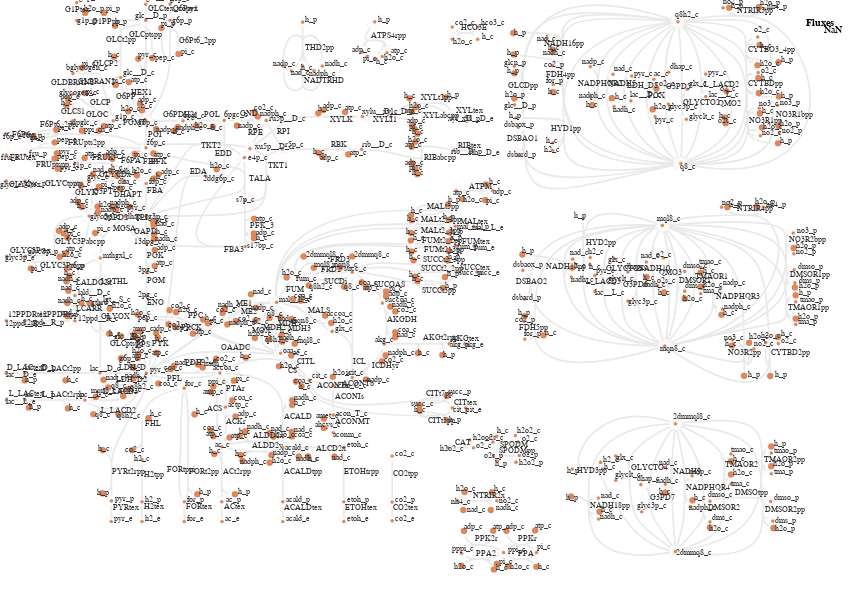

Write a Vega-Lite specification for this figure.
### Vega specification from a JSON file in a GitHub repository (floating-point values rounded to 4 significant figures; data arrays with more than 128 entries replaced by an {"elided": "..."} marker saying what was removed)
{"$schema": "https://vega.github.io/schema/vega/v5.json", "width": 860, "height": 589.5, "padding": 0, "autosize": "none", "signals": [{"name": "mapMaxX", "value": 800}, {"name": "mapMaxY", "value": 569.5}, {"name": "legendWidth", "value": 40}, {"name": "legendPadding", "value": 20}, {"name": "signalHeight", "value": 20}, {"name": "signalPadding", "value": 0}, {"name": "metaboliteStrokeWidthData", "value": 0.1877}, {"name": "reactionStrokeWidthData", "value": 1.69}, {"name": "arrowHeadStrokeWidthData", "value": 0.09387}, {"name": "metaboliteFill", "value": "#e0885c"}, {"name": "metaboliteStroke", "value": "#a34610"}, {"name": "metaboliteLightFill", "value": "#F0C4AE"}, {"name": "metaboliteLightStroke", "value": "#D1A388"}, {"name": "labelColor", "value": "#333333"}, {"name": "reverseArrowHeadStrokeColor", "value": "#E9E9E9"}, {"name": "reverseArrowHeadFillColor", "value": "#ffffff"}, {"name": "hiddenColor", "value": "#E9E9E9"}, {"name": "Metabolite_labels", "value": true, "bind": {"input": "checkbox"}}, {"name": "Reaction_labels", "value": true, "bind": {"input": "checkbox"}}, {"name": "mapMaxWidth", "update": "width - legendWidth - legendPadding"}, {"name": "mapMaxHeight", "update": "height - signalHeight - signalPadding"}, {"name": "mapSize", "update": "mapMaxX / mapMaxWidth >  mapMaxY / mapMaxHeight ? [mapMaxWidth, mapMaxWidth / mapMaxX * mapMaxY] : [mapMaxHeight / mapMaxY * mapMaxX, mapMaxHeight]"}, {"name": "mapWidth", "update": "mapSize[0]"}, {"name": "mapHeight", "update": "mapSize[1]"}, {"name": "mapX", "update": "(mapMaxWidth - mapWidth)/2"}, {"name": "mapY", "update": "(mapMaxHeight - mapHeight)/2"}, {"name": "xrange", "update": "[mapX, mapWidth + mapX]"}, {"name": "yrange", "update": "[mapY, mapHeight + mapY]"}, {"name": "down", "value": null, "on": [{"events": "touchend", "update": "null"}, {"events": "mousedown, touchstart", "update": "xy()"}]}, {"name": "xcur", "value": null, "on": [{"events": "mousedown, touchstart, touchend", "update": "slice(xdom)"}]}, {"name": "ycur", "value": null, "on": [{"events": "mousedown, touchstart, touchend", "update": "slice(ydom)"}]}, {"name": "delta", "value": [0, 0], "on": [{"events": [{"source": "window", "type": "mousemove", "consume": true, "between": [{"type": "mousedown"}, {"source": "window", "type": "mouseup"}]}, {"type": "touchmove", "consume": true, "filter": "event.touches.length === 1"}], "update": "down ? [down[0]-x(), down[1]-y()] : [0,0]"}]}, {"name": "anchor", "value": [0, 0], "on": [{"events": "wheel", "update": "[invert('positionXScale', x()), invert('positionYScale', y())]"}, {"events": {"type": "touchstart", "filter": "event.touches.length===2"}, "update": "[(xdom[0] + xdom[1]) / 2, (ydom[0] + ydom[1]) / 2]"}]}, {"name": "zoom", "value": 1, "on": [{"events": "wheel!", "force": true, "update": "pow(1.001, event.deltaY * pow(16, event.deltaMode))"}, {"events": {"signal": "dist2"}, "force": true, "update": "dist1 / dist2"}]}, {"name": "dist1", "value": 0, "on": [{"events": {"type": "touchstart", "filter": "event.touches.length===2"}, "update": "pinchDistance(event)"}, {"events": {"signal": "dist2"}, "update": "dist2"}]}, {"name": "dist2", "value": 0, "on": [{"events": {"type": "touchmove", "consume": true, "filter": "event.touches.length===2"}, "update": "pinchDistance(event)"}]}, {"name": "xdom", "update": "slice([0, mapMaxX])", "on": [{"events": {"signal": "delta"}, "update": "[xcur[0] + span(xcur) * delta[0] / mapWidth, xcur[1] + span(xcur) * delta[0] / mapWidth]"}, {"events": {"signal": "zoom"}, "update": "[anchor[0] + (xdom[0] - anchor[0]) * zoom, anchor[0] + (xdom[1] - anchor[0]) * zoom]"}]}, {"name": "ydom", "update": "slice([0, mapMaxY])", "on": [{"events": {"signal": "delta"}, "update": "[ycur[0] + span(ycur) * delta[1] / mapHeight, ycur[1] + span(ycur) * delta[1] / mapHeight]"}, {"events": {"signal": "zoom"}, "update": "[anchor[1] + (ydom[0] - anchor[1]) * zoom, anchor[1] + (ydom[1] - anchor[1]) * zoom]"}]}, {"name": "currentZoom", "update": "(xrange[1] - xrange[0]) / (xdom[1] - xdom[0])"}, {"name": "hover", "value": null, "on": [{"events": "*:mouseover", "update": "item().datum"}, {"events": "*:mouseout", "update": "null"}]}], "data": [{"name": "metabolites", "values": {"elided": "543 records"}}, {"name": "reactionSegmentCoordinates", "values": {"elided": "1149 records"}}, {"name": "reactionArrowHeadCoordinates", "values": {"elided": "840 records"}}, {"name": "reactionLabels", "values": {"elided": "205 records"}}, {"sedmlUri": ["simulation.sedml", "reaction_fluxes"], "name": "reactionFluxes"}, {"name": "metabolitesScaled", "source": "metabolites", "transform": [{"type": "formula", "expr": "datum.biggId + ': ' + datum.name", "as": "idName"}, {"type": "formula", "expr": "scale('positionXScale', datum.x)", "as": "xScaled"}, {"type": "formula", "expr": "scale('positionYScale', datum.y)", "as": "yScaled"}, {"type": "formula", "expr": "datum.size * currentZoom", "as": "sizeScaled"}, {"type": "formula", "expr": "metaboliteStrokeWidthData * currentZoom", "as": "strokeWidthScaled"}, {"type": "formula", "expr": "hover ? (hover.id == datum.id ? metaboliteFill : (indexof(hover.metaboliteIds, datum.id) >= 0 ? metaboliteFill : (indexof(hover.relatedMetaboliteIds, datum.id) >= 0 ? metaboliteLightFill : hiddenColor))) : metaboliteFill", "as": "fill"}, {"type": "formula", "expr": "hover ? (hover.id == datum.id ? metaboliteStroke : (indexof(hover.metaboliteIds, datum.id) >= 0 ? metaboliteStroke : (indexof(hover.relatedMetaboliteIds, datum.id) >= 0 ? metaboliteLightStroke : hiddenColor))) : metaboliteStroke", "as": "stroke"}]}, {"name": "metaboliteLabelsVisibleScaled", "source": "metabolites", "transform": [{"type": "filter", "expr": "Metabolite_labels"}, {"type": "formula", "expr": "scale('positionXScale', datum.labelX)", "as": "labelXScaled"}, {"type": "formula", "expr": "scale('positionYScale', datum.labelY)", "as": "labelYScaled"}, {"type": "formula", "expr": "8 * currentZoom", "as": "fontSizeScaled"}, {"type": "formula", "expr": "hover ? (hover.id == datum.id ? labelColor : (indexof(hover.metaboliteIds, datum.id) >= 0 ? labelColor : (indexof(hover.relatedMetaboliteIds, datum.id) >= 0 ? labelColor : hiddenColor))) : labelColor", "as": "fill"}]}, {"name": "reactionAbsFluxes", "source": "reactionFluxes", "transform": [{"type": "formula", "expr": "datum.values[0]", "as": "flux"}, {"type": "formula", "expr": "abs(datum.flux)", "as": "absFlux"}]}, {"name": "reactionSegmentPathsAndFluxesScaled", "source": "reactionSegmentCoordinates", "transform": [{"type": "lookup", "from": "reactionAbsFluxes", "key": "label", "fields": ["biggId"], "values": ["flux", "absFlux"], "as": ["flux", "absFlux"]}, {"type": "formula", "expr": "datum.biggId + ': ' + datum.name + ' (' + (datum.flux == 0 ? '0' : format(datum.flux / floor(log(datum.absFlux)/LN10), '.3') + ' x 10^' + toString(floor(log(datum.absFlux)/LN10))) + ')'", "as": "idNameFlux"}, {"type": "formula", "expr": "[datum.id]", "as": "reactionIds"}, {"type": "formula", "expr": "scale('positionXScale', datum.x0)", "as": "x0Scaled"}, {"type": "formula", "expr": "scale('positionYScale', datum.y0)", "as": "y0Scaled"}, {"type": "formula", "expr": "scale('positionXScale', datum.x1)", "as": "x1Scaled"}, {"type": "formula", "expr": "scale('positionYScale', datum.y1)", "as": "y1Scaled"}, {"type": "formula", "expr": "scale('positionXScale', datum.x2)", "as": "x2Scaled"}, {"type": "formula", "expr": "scale('positionYScale', datum.y2)", "as": "y2Scaled"}, {"type": "formula", "expr": "scale('positionXScale', datum.x3)", "as": "x3Scaled"}, {"type": "formula", "expr": "scale('positionYScale', datum.y3)", "as": "y3Scaled"}, {"type": "formula", "expr": "datum.type === 'line' ? ('M' + toString(datum.x0Scaled) + ',' + toString(datum.y0Scaled) + 'L' + toString(datum.x1Scaled) + ',' + toString(datum.y1Scaled)) : ('M' + toString(datum.x0Scaled) + ',' + toString(datum.y0Scaled) + 'C' + toString(datum.x1Scaled) + ',' + toString(datum.y1Scaled) + ' ' + toString(datum.x2Scaled) + ',' + toString(datum.y2Scaled) + ' ' + toString(datum.x3Scaled) + ',' + toString(datum.y3Scaled))", "as": "path"}, {"type": "formula", "expr": "reactionStrokeWidthData * currentZoom", "as": "strokeWidthScaled"}, {"type": "formula", "expr": "hover ? (hover.biggId == datum.biggId || indexof(hover.reactionIds, datum.id) >= 0 ? (datum.absFlux != null ? scale('reactionFluxColorScale', datum.absFlux) : hiddenColor) : hiddenColor) : (datum.absFlux != null ? scale('reactionFluxColorScale', datum.absFlux) : hiddenColor)", "as": "stroke"}]}, {"name": "reactionArrowHeadsAndFluxesScaled", "source": "reactionArrowHeadCoordinates", "transform": [{"type": "lookup", "from": "reactionAbsFluxes", "key": "biggId", "fields": ["biggId"], "values": ["flux", "absFlux"], "as": ["flux", "absFlux"]}, {"type": "formula", "expr": "datum.biggId + ': ' + datum.name + ' (' + (datum.flux == 0 ? '0' : format(datum.flux / floor(log(datum.absFlux)/LN10), '.3') + ' x 10^' + toString(floor(log(datum.absFlux)/LN10))) + ')'", "as": "idNameFlux"}, {"type": "formula", "expr": "[datum.id]", "as": "reactionIds"}, {"type": "formula", "expr": "scale('positionXScale', datum.x)", "as": "xScaled"}, {"type": "formula", "expr": "scale('positionYScale', datum.y)", "as": "yScaled"}, {"type": "formula", "expr": "100 * currentZoom", "as": "sizeScaled"}, {"type": "formula", "expr": "hover ? (hover.biggId == datum.biggId || indexof(hover.reactionIds, datum.id) >= 0 ? (((datum.start && datum.flux > 0) || (!datum.start && datum.flux < 0)) ? (datum.absFlux != null ? scale('reactionFluxColorScale', datum.absFlux) : hiddenColor) : reverseArrowHeadFillColor) : hiddenColor) : (((datum.start && datum.flux > 0) || (!datum.start && datum.flux < 0)) ? (datum.absFlux != null ? scale('reactionFluxColorScale', datum.absFlux) : hiddenColor) : reverseArrowHeadFillColor)", "as": "fill"}, {"type": "formula", "expr": "hover ? (hover.biggId == datum.biggId || indexof(hover.reactionIds, datum.id) >= 0 ? (((datum.start && datum.flux > 0) || (!datum.start && datum.flux < 0)) ? null : reverseArrowHeadStrokeColor) : reverseArrowHeadStrokeColor) : (((datum.start && datum.flux > 0) || (!datum.start && datum.flux < 0)) ? null : reverseArrowHeadStrokeColor)", "as": "stroke"}, {"type": "formula", "expr": "arrowHeadStrokeWidthData * 4 * currentZoom", "as": "strokeWidthScaled"}]}, {"name": "reactionLabelsVisibleScaled", "source": "reactionLabels", "transform": [{"type": "filter", "expr": "Reaction_labels"}, {"type": "formula", "expr": "scale('positionXScale', datum.x)", "as": "xScaled"}, {"type": "formula", "expr": "scale('positionYScale', datum.y)", "as": "yScaled"}, {"type": "formula", "expr": "8 * currentZoom", "as": "fontSizeScaled"}, {"type": "formula", "expr": "hover ? (hover.biggId == datum.biggId || indexof(hover.reactionIds, datum.id) >= 0 ? labelColor : hiddenColor) : labelColor", "as": "fill"}]}], "scales": [{"name": "positionXScale", "type": "linear", "domain": {"signal": "xdom"}, "range": {"signal": "xrange"}, "zero": false}, {"name": "positionYScale", "type": "linear", "domain": {"signal": "ydom"}, "range": {"signal": "yrange"}, "zero": false}, {"name": "reactionFluxColorScale", "type": "quantize", "domain": {"data": "reactionAbsFluxes", "field": "absFlux"}, "range": {"scheme": "viridis", "count": 100}}], "marks": [{"name": "Reactions", "type": "path", "from": {"data": "reactionSegmentPathsAndFluxesScaled"}, "encode": {"enter": {"tooltip": {"field": "idNameFlux"}}, "update": {"path": {"field": "path"}, "stroke": {"field": "stroke"}, "strokeWidth": {"field": "strokeWidthScaled"}}}}, {"name": "ReactionsArrowHeads", "type": "symbol", "from": {"data": "reactionArrowHeadsAndFluxesScaled"}, "encode": {"enter": {"shape": {"value": "triangle"}, "angle": {"field": "angle"}, "tooltip": {"field": "idNameFlux"}}, "update": {"x": {"field": "xScaled"}, "y": {"field": "yScaled"}, "size": {"field": "sizeScaled"}, "fill": {"field": "fill"}, "stroke": {"field": "stroke"}, "strokeWidth": {"field": "strokeWidthScaled"}}}}, {"name": "Metabolites", "type": "symbol", "from": {"data": "metabolitesScaled"}, "interactive": true, "encode": {"enter": {"shape": {"value": "circle"}, "tooltip": {"field": "idName"}}, "update": {"xc": {"field": "xScaled"}, "yc": {"field": "yScaled"}, "size": {"field": "sizeScaled"}, "fill": {"field": "fill"}, "stroke": {"field": "stroke"}, "strokeWidth": {"field": "strokeWidthScaled"}}}}, {"name": "Metabolites labels", "type": "text", "from": {"data": "metaboliteLabelsVisibleScaled"}, "encode": {"enter": {"text": {"field": "biggId"}, "align": {"value": "left"}}, "update": {"x": {"field": "labelXScaled"}, "y": {"field": "labelYScaled"}, "fontSize": {"field": "fontSizeScaled"}, "fill": {"field": "fill"}}}}, {"name": "Reaction labels", "type": "text", "from": {"data": "reactionLabelsVisibleScaled"}, "encode": {"enter": {"text": {"field": "biggId"}, "align": {"value": "left"}}, "update": {"x": {"field": "xScaled"}, "y": {"field": "yScaled"}, "fontSize": {"field": "fontSizeScaled"}, "fill": {"field": "fill"}}}}], "legends": [{"fill": "reactionFluxColorScale", "type": "gradient", "title": "Fluxes", "titleFontSize": 10, "titlePadding": 2, "titleAlign": "left", "orient": "top-right", "direction": "vertical"}]}
